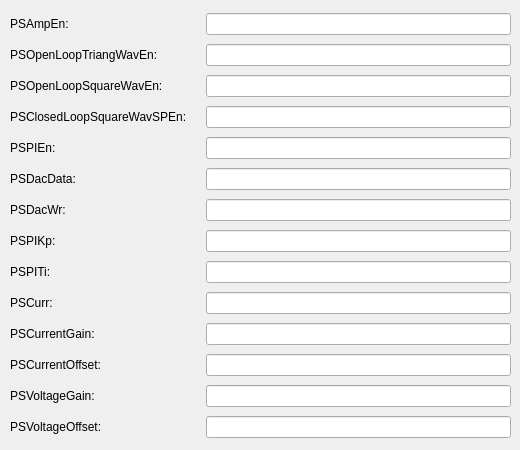
     <widget class="QWidget" name="tab_9">
      <attribute name="title">
       <string>C6</string>
      </attribute>
      <widget class="QWidget" name="gridLayoutWidget_8">
       <property name="geometry">
        <rect>
         <x>10</x>
         <y>10</y>
         <width>501</width>
         <height>431</height>
        </rect>
       </property>
       <layout class="QGridLayout" name="gridLayout_9">
        <item row="27" column="2">
         <widget class="PyDMLineEdit" name="PyDMLineEdit_171">
          <property name="toolTip">
           <string/>
          </property>
          <property name="channel" stdset="0">
           <string>SI-22:DI-FOFBCtrl:PSOffsetWavCH18-SP</string>
          </property>
         </widget>
        </item>
        <item row="21" column="2">
         <widget class="PyDMLineEdit" name="PyDMLineEdit_81">
          <property name="toolTip">
           <string/>
          </property>
          <property name="channel" stdset="0">
           <string>SI-22:DI-FOFBCtrl:PSPIKpCH6-SP</string>
          </property>
         </widget>
        </item>
        <item row="20" column="0">
         <widget class="QLabel" name="label_87">
          <property name="text">
           <string>PSDacWr:</string>
          </property>
         </widget>
        </item>
        <item row="21" column="0">
         <widget class="QLabel" name="label_89">
          <property name="text">
           <string>PSPIKp:</string>
          </property>
         </widget>
        </item>
        <item row="15" column="2">
         <widget class="PyDMLineEdit" name="PyDMLineEdit_79">
          <property name="toolTip">
           <string/>
          </property>
          <property name="channel" stdset="0">
           <string>SI-22:DI-FOFBCtrl:PSOpenLoopTriangWavEnCH6-Sel</string>
          </property>
         </widget>
        </item>
        <item row="25" column="0">
         <widget class="QLabel" name="label_250">
          <property name="text">
           <string>PSCurrentOffset:</string>
          </property>
         </widget>
        </item>
        <item row="23" column="0">
         <widget class="QLabel" name="label_88">
          <property name="text">
           <string>PSCurr:</string>
          </property>
         </widget>
        </item>
        <item row="22" column="0">
         <widget class="QLabel" name="label_93">
          <property name="text">
           <string>PSPITi:</string>
          </property>
         </widget>
        </item>
        <item row="24" column="1">
         <widget class="PyDMLabel" name="PyDMLabel_177">
          <property name="toolTip">
           <string/>
          </property>
          <property name="channel" stdset="0">
           <string>SI-22:DI-FOFBCtrl:PSGainWavCH6-SP</string>
          </property>
         </widget>
        </item>
        <item row="22" column="1">
         <widget class="PyDMLabel" name="PyDMLabel_168">
          <property name="toolTip">
           <string/>
          </property>
          <property name="channel" stdset="0">
           <string>SI-22:DI-FOFBCtrl:PSPITiCH6-RB</string>
          </property>
         </widget>
        </item>
        <item row="27" column="1">
         <widget class="PyDMLabel" name="PyDMLabel_180">
          <property name="toolTip">
           <string/>
          </property>
          <property name="channel" stdset="0">
           <string>SI-22:DI-FOFBCtrl:PSOffsetWavCH18-SP</string>
          </property>
         </widget>
        </item>
        <item row="26" column="1">
         <widget class="PyDMLabel" name="PyDMLabel_179">
          <property name="toolTip">
           <string/>
          </property>
          <property name="channel" stdset="0">
           <string>SI-22:DI-FOFBCtrl:PSGainWavCH18-SP</string>
          </property>
         </widget>
        </item>
        <item row="21" column="1">
         <widget class="PyDMLabel" name="PyDMLabel_175">
          <property name="toolTip">
           <string/>
          </property>
          <property name="channel" stdset="0">
           <string>SI-22:DI-FOFBCtrl:PSPIKpCH6-RB</string>
          </property>
         </widget>
        </item>
        <item row="24" column="0">
         <widget class="QLabel" name="label_249">
          <property name="text">
           <string>PSCurrentGain:</string>
          </property>
         </widget>
        </item>
        <item row="15" column="1">
         <widget class="PyDMLabel" name="PyDMLabel_169">
          <property name="toolTip">
           <string/>
          </property>
          <property name="channel" stdset="0">
           <string>SI-22:DI-FOFBCtrl:PSOpenLoopTriangWavEnCH6-Sts</string>
          </property>
         </widget>
        </item>
        <item row="17" column="1">
         <widget class="PyDMLabel" name="PyDMLabel_176">
          <property name="toolTip">
           <string/>
          </property>
          <property name="channel" stdset="0">
           <string>SI-22:DI-FOFBCtrl:PSClosedLoopSquareWavSPEnCH6-Sts</string>
          </property>
         </widget>
        </item>
        <item row="14" column="2">
         <widget class="PyDMLineEdit" name="PyDMLineEdit_87">
          <property name="toolTip">
           <string/>
          </property>
          <property name="channel" stdset="0">
           <string>SI-22:DI-FOFBCtrl:PSAmpEnCH6-Sel</string>
          </property>
         </widget>
        </item>
        <item row="22" column="2">
         <widget class="PyDMLineEdit" name="PyDMLineEdit_80">
          <property name="toolTip">
           <string/>
          </property>
          <property name="channel" stdset="0">
           <string>SI-22:DI-FOFBCtrl:PSPITiCH6-SP</string>
          </property>
         </widget>
        </item>
        <item row="18" column="1">
         <widget class="PyDMLabel" name="PyDMLabel_174">
          <property name="toolTip">
           <string/>
          </property>
          <property name="channel" stdset="0">
           <string>SI-22:DI-FOFBCtrl:PSPIEnCH6-Sts</string>
          </property>
         </widget>
        </item>
        <item row="26" column="2">
         <widget class="PyDMLineEdit" name="PyDMLineEdit_170">
          <property name="toolTip">
           <string/>
          </property>
          <property name="channel" stdset="0">
           <string>SI-22:DI-FOFBCtrl:PSGainWavCH18-SP</string>
          </property>
         </widget>
        </item>
        <item row="17" column="2">
         <widget class="PyDMLineEdit" name="PyDMLineEdit_84">
          <property name="toolTip">
           <string/>
          </property>
          <property name="channel" stdset="0">
           <string>SI-22:DI-FOFBCtrl:PSClosedLoopSquareWavSPEnCH6-Sel</string>
          </property>
         </widget>
        </item>
        <item row="16" column="1">
         <widget class="PyDMLabel" name="PyDMLabel_172">
          <property name="toolTip">
           <string/>
          </property>
          <property name="channel" stdset="0">
           <string>SI-22:DI-FOFBCtrl:PSOpenLoopSquareWavEnCH6-Sts</string>
          </property>
         </widget>
        </item>
        <item row="23" column="1">
         <widget class="PyDMLabel" name="PyDMLabel_171">
          <property name="toolTip">
           <string/>
          </property>
          <property name="channel" stdset="0">
           <string>SI-22:DI-FOFBCtrl:PSCurrCH6-Mon</string>
          </property>
         </widget>
        </item>
        <item row="14" column="0">
         <widget class="QLabel" name="label_96">
          <property name="text">
           <string>PSAmpEn:</string>
          </property>
         </widget>
        </item>
        <item row="23" column="2">
         <widget class="PyDMLineEdit" name="PyDMLineEdit_85">
          <property name="toolTip">
           <string/>
          </property>
          <property name="channel" stdset="0">
           <string>SI-22:DI-FOFBCtrl:PSCurrCH6-SP</string>
          </property>
         </widget>
        </item>
        <item row="27" column="0">
         <widget class="QLabel" name="label_252">
          <property name="text">
           <string>PSVoltageOffset:</string>
          </property>
         </widget>
        </item>
        <item row="19" column="0">
         <widget class="QLabel" name="label_91">
          <property name="text">
           <string>PSDacData:</string>
          </property>
         </widget>
        </item>
        <item row="20" column="1">
         <widget class="PyDMLabel" name="PyDMLabel_170">
          <property name="toolTip">
           <string/>
          </property>
          <property name="channel" stdset="0">
           <string>SI-22:DI-FOFBCtrl:PSDacWrCH6-RB</string>
          </property>
         </widget>
        </item>
        <item row="14" column="1">
         <widget class="PyDMLabel" name="PyDMLabel_167">
          <property name="toolTip">
           <string/>
          </property>
          <property name="channel" stdset="0">
           <string>SI-22:DI-FOFBCtrl:PSAmpEnCH6-Sts</string>
          </property>
         </widget>
        </item>
        <item row="24" column="2">
         <widget class="PyDMLineEdit" name="PyDMLineEdit_168">
          <property name="toolTip">
           <string/>
          </property>
          <property name="channel" stdset="0">
           <string>SI-22:DI-FOFBCtrl:PSGainWavCH6-SP</string>
          </property>
         </widget>
        </item>
        <item row="16" column="2">
         <widget class="PyDMLineEdit" name="PyDMLineEdit_88">
          <property name="toolTip">
           <string/>
          </property>
          <property name="channel" stdset="0">
           <string>SI-22:DI-FOFBCtrl:PSOpenLoopSquareWavEnCH6-Sel</string>
          </property>
         </widget>
        </item>
        <item row="16" column="0">
         <widget class="QLabel" name="label_94">
          <property name="text">
           <string>PSOpenLoopSquareWavEn:</string>
          </property>
         </widget>
        </item>
        <item row="18" column="2">
         <widget class="PyDMLineEdit" name="PyDMLineEdit_82">
          <property name="toolTip">
           <string/>
          </property>
          <property name="channel" stdset="0">
           <string>SI-22:DI-FOFBCtrl:PSPIEnCH6-Sel</string>
          </property>
         </widget>
        </item>
        <item row="26" column="0">
         <widget class="QLabel" name="label_251">
          <property name="text">
           <string>PSVoltageGain:</string>
          </property>
         </widget>
        </item>
        <item row="20" column="2">
         <widget class="PyDMLineEdit" name="PyDMLineEdit_83">
          <property name="toolTip">
           <string/>
          </property>
          <property name="channel" stdset="0">
           <string>SI-22:DI-FOFBCtrl:PSDacWrCH6-SP</string>
          </property>
         </widget>
        </item>
        <item row="25" column="1">
         <widget class="PyDMLabel" name="PyDMLabel_178">
          <property name="toolTip">
           <string/>
          </property>
          <property name="channel" stdset="0">
           <string>SI-22:DI-FOFBCtrl:PSOffsetWavCH6-SP</string>
          </property>
         </widget>
        </item>
        <item row="15" column="0">
         <widget class="QLabel" name="label_90">
          <property name="text">
           <string>PSOpenLoopTriangWavEn:</string>
          </property>
         </widget>
        </item>
        <item row="19" column="1">
         <widget class="PyDMLabel" name="PyDMLabel_173">
          <property name="toolTip">
           <string/>
          </property>
          <property name="channel" stdset="0">
           <string>SI-22:DI-FOFBCtrl:PSDacDataCH6-RB</string>
          </property>
         </widget>
        </item>
        <item row="18" column="0">
         <widget class="QLabel" name="label_92">
          <property name="text">
           <string>PSPIEn:</string>
          </property>
         </widget>
        </item>
        <item row="17" column="0">
         <widget class="QLabel" name="label_95">
          <property name="text">
           <string>PSClosedLoopSquareWavSPEn:</string>
          </property>
         </widget>
        </item>
        <item row="25" column="2">
         <widget class="PyDMLineEdit" name="PyDMLineEdit_169">
          <property name="toolTip">
           <string/>
          </property>
          <property name="channel" stdset="0">
           <string>SI-22:DI-FOFBCtrl:PSOffsetWavCH6-SP</string>
          </property>
         </widget>
        </item>
        <item row="19" column="2">
         <widget class="PyDMLineEdit" name="PyDMLineEdit_86">
          <property name="toolTip">
           <string/>
          </property>
          <property name="channel" stdset="0">
           <string>SI-22:DI-FOFBCtrl:PSDacDataCH6-SP</string>
          </property>
         </widget>
        </item>
       </layout>
      </widget>
     </widget>
